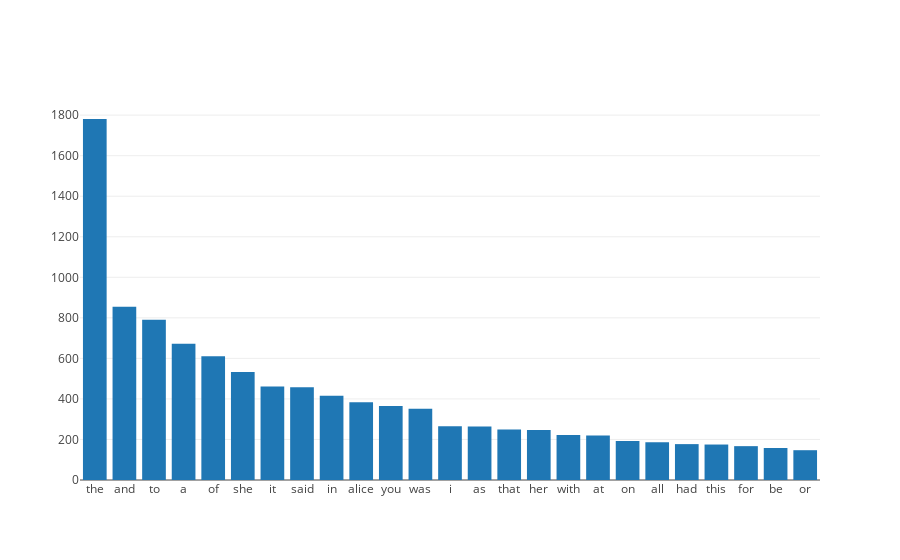

Notebook code cell kept with this figure:
### Code cell
plotly.offline.iplot([alice_trace])

### Figure 1 — Plotly figure (JSON) as saved in the notebook; plotly's stock layout.template omitted (floating-point values rounded to 4 significant figures)
{"data": [{"type": "bar", "x": ["the", "and", "to", "a", "of", "she", "it", "said", "in", "alice", "you", "was", "i", "as", "that", "her", "with", "at", "on", "all", "had", "this", "for", "be", "or"], "y": [1781, 855, 790, 672, 610, 533, 461, 457, 416, 383, 365, 352, 265, 264, 249, 247, 222, 220, 192, 186, 177, 175, 167, 158, 147]}], "layout": {}}
